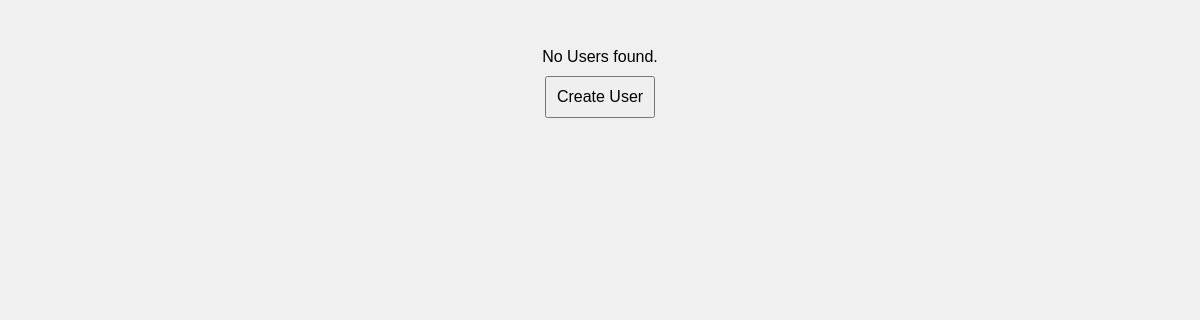
Page /admin/indexes/user_index.php on the earlier database version.
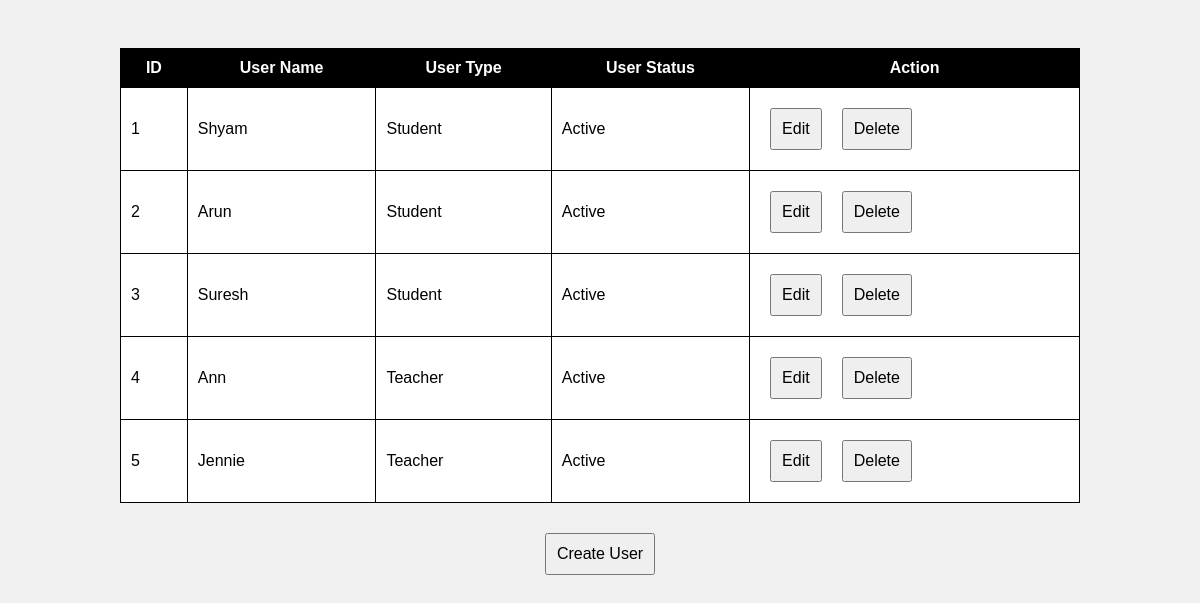
Same page on the later database version.
### tables this page shows
CREATE TABLE `users` (
  `user_id` int(11) NOT NULL,
  `user_name` varchar(255) NOT NULL,
  `user_password` varchar(255) NOT NULL,
  `user_type` enum('Student','Teacher') NOT NULL,
  `user_status` enum('Active','Inactive') NOT NULL
);

### admin/indexes/user_index.php (the view, shortened to what this page needs)
<html>
<head>
</head>
<body>
<h2 id="responseMessageUser">&nbsp;</h2>
    <div id="updateTableContainerUser">
    <?php
    include("../db.php");
    $sql = "SELECT * FROM users";
    $result = $conn->query($sql);
    if ($result->num_rows > 0) {
        echo "<table>";
        echo "<tr><th>ID</th><th>User Name</th><th>User Type</th><th>User Status</th><th>Action</th></tr>";
        while ($row = $result->fetch_assoc()) {
            echo "<tr>";
            echo "<td>{$row['user_id']}</td>";
            echo "<td>{$row['user_name']}</td>";
            echo "<td>{$row['user_type']}</td>";
            echo "<td>{$row['user_status']}</td>";
            echo "<td>";
            echo "<button onclick=\"showFormUser('edit_mode_user', {$row['user_id']})\">Edit</button>";
            echo "<button onclick=\"showFormUser('delete_mode_user', {$row['user_id']})\">Delete</button>";
            echo "</td>";
            echo "</tr>";
        }
        echo "</table>";
    } else {
        echo "No Users found.";
    }
    ?>
</div>
<button onclick="showFormUser('create_mode_user', null)">Create User</button>
</body>
</html>

Differences in the rows shown:
added users: user_id "1", user_name "Shyam", user_type "Student", user_status "Active"
added users: user_id "2", user_name "Arun", user_type "Student", user_status "Active"
added users: user_id "3", user_name "Suresh", user_type "Student", user_status "Active"
added users: user_id "4", user_name "Ann", user_type "Teacher", user_status "Active"
added users: user_id "5", user_name "Jennie", user_type "Teacher", user_status "Active"
Other differences:
text no longer shown: "No Users found."
text now shown: "ID User Name User Type User Status Action"
